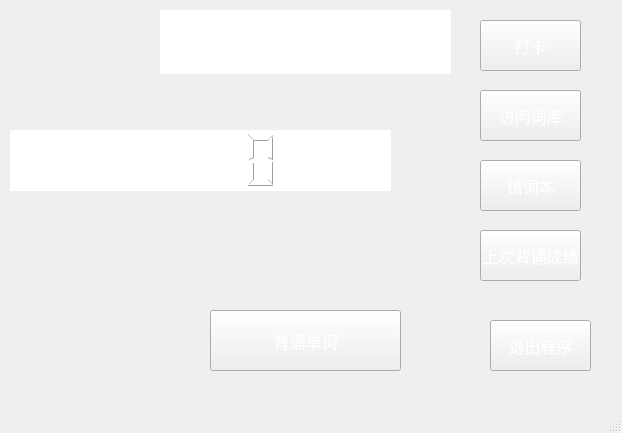
<?xml version="1.0" encoding="UTF-8"?>
<ui version="4.0">
 <class>MainWindow</class>
 <widget class="QMainWindow" name="MainWindow">
  <property name="geometry">
   <rect>
    <x>0</x>
    <y>0</y>
    <width>622</width>
    <height>433</height>
   </rect>
  </property>
  <property name="focusPolicy">
   <enum>Qt::StrongFocus</enum>
  </property>
  <property name="windowTitle">
   <string>MainWindow</string>
  </property>
  <property name="styleSheet">
   <string notr="true">color: rgb(255, 255, 255);
color: rgb(255, 255, 255);</string>
  </property>
  <widget class="QWidget" name="centralwidget">
   <widget class="QPushButton" name="btnsign">
    <property name="geometry">
     <rect>
      <x>480</x>
      <y>20</y>
      <width>101</width>
      <height>51</height>
     </rect>
    </property>
    <property name="font">
     <font>
      <pointsize>12</pointsize>
     </font>
    </property>
    <property name="text">
     <string>打卡</string>
    </property>
   </widget>
   <widget class="QPushButton" name="btntowordslib">
    <property name="geometry">
     <rect>
      <x>480</x>
      <y>90</y>
      <width>101</width>
      <height>51</height>
     </rect>
    </property>
    <property name="font">
     <font>
      <pointsize>12</pointsize>
     </font>
    </property>
    <property name="text">
     <string>访问词库</string>
    </property>
   </widget>
   <widget class="QPushButton" name="btnrecite">
    <property name="geometry">
     <rect>
      <x>210</x>
      <y>310</y>
      <width>191</width>
      <height>61</height>
     </rect>
    </property>
    <property name="font">
     <font>
      <pointsize>12</pointsize>
     </font>
    </property>
    <property name="text">
     <string>背诵单词</string>
    </property>
   </widget>
   <widget class="QPushButton" name="btnwrongword">
    <property name="geometry">
     <rect>
      <x>480</x>
      <y>160</y>
      <width>101</width>
      <height>51</height>
     </rect>
    </property>
    <property name="font">
     <font>
      <pointsize>12</pointsize>
     </font>
    </property>
    <property name="text">
     <string>错词本</string>
    </property>
   </widget>
   <widget class="QPushButton" name="btnexit">
    <property name="geometry">
     <rect>
      <x>490</x>
      <y>320</y>
      <width>101</width>
      <height>51</height>
     </rect>
    </property>
    <property name="font">
     <font>
      <pointsize>12</pointsize>
     </font>
    </property>
    <property name="text">
     <string>退出程序</string>
    </property>
   </widget>
   <widget class="QPushButton" name="btnlastmark">
    <property name="geometry">
     <rect>
      <x>480</x>
      <y>230</y>
      <width>101</width>
      <height>51</height>
     </rect>
    </property>
    <property name="font">
     <font>
      <pointsize>12</pointsize>
     </font>
    </property>
    <property name="text">
     <string>上次背诵成绩</string>
    </property>
   </widget>
   <widget class="QTextEdit" name="signtext">
    <property name="geometry">
     <rect>
      <x>10</x>
      <y>130</y>
      <width>381</width>
      <height>61</height>
     </rect>
    </property>
    <property name="frameShape">
     <enum>QFrame::NoFrame</enum>
    </property>
    <property name="html">
     <string>&lt;!DOCTYPE HTML PUBLIC &quot;-//W3C//DTD HTML 4.0//EN&quot; &quot;http://www.w3.org/TR/REC-html40/strict.dtd&quot;&gt;
&lt;html&gt;&lt;head&gt;&lt;meta name=&quot;qrichtext&quot; content=&quot;1&quot; /&gt;&lt;meta charset=&quot;utf-8&quot; /&gt;&lt;style type=&quot;text/css&quot;&gt;
p, li { white-space: pre-wrap; }
hr { height: 1px; border-width: 0; }
li.unchecked::marker { content: &quot;\2610&quot;; }
li.checked::marker { content: &quot;\2612&quot;; }
&lt;/style&gt;&lt;/head&gt;&lt;body style=&quot; font-family:'Microsoft YaHei UI'; font-size:9pt; font-weight:400; font-style:normal;&quot;&gt;
&lt;p style=&quot; margin-top:0px; margin-bottom:0px; margin-left:0px; margin-right:0px; -qt-block-indent:0; text-indent:0px;&quot;&gt;&lt;span style=&quot; font-size:22pt;&quot;&gt;已经打卡天数：&lt;/span&gt;&lt;/p&gt;&lt;/body&gt;&lt;/html&gt;</string>
    </property>
   </widget>
   <widget class="QTextEdit" name="title">
    <property name="geometry">
     <rect>
      <x>160</x>
      <y>10</y>
      <width>291</width>
      <height>64</height>
     </rect>
    </property>
    <property name="frameShape">
     <enum>QFrame::NoFrame</enum>
    </property>
    <property name="html">
     <string>&lt;!DOCTYPE HTML PUBLIC &quot;-//W3C//DTD HTML 4.0//EN&quot; &quot;http://www.w3.org/TR/REC-html40/strict.dtd&quot;&gt;
&lt;html&gt;&lt;head&gt;&lt;meta name=&quot;qrichtext&quot; content=&quot;1&quot; /&gt;&lt;meta charset=&quot;utf-8&quot; /&gt;&lt;style type=&quot;text/css&quot;&gt;
p, li { white-space: pre-wrap; }
hr { height: 1px; border-width: 0; }
li.unchecked::marker { content: &quot;\2610&quot;; }
li.checked::marker { content: &quot;\2612&quot;; }
&lt;/style&gt;&lt;/head&gt;&lt;body style=&quot; font-family:'Microsoft YaHei UI'; font-size:9pt; font-weight:400; font-style:normal;&quot;&gt;
&lt;p align=&quot;center&quot; style=&quot; margin-top:0px; margin-bottom:0px; margin-left:0px; margin-right:0px; -qt-block-indent:0; text-indent:0px;&quot;&gt;&lt;span style=&quot; font-size:24pt;&quot;&gt;背单词软件Ver1.0&lt;/span&gt;&lt;/p&gt;&lt;/body&gt;&lt;/html&gt;</string>
    </property>
   </widget>
   <widget class="QLCDNumber" name="lcdsigntime">
    <property name="geometry">
     <rect>
      <x>10</x>
      <y>130</y>
      <width>381</width>
      <height>61</height>
     </rect>
    </property>
    <property name="frameShape">
     <enum>QFrame::NoFrame</enum>
    </property>
   </widget>
  </widget>
  <widget class="QMenuBar" name="menubar">
   <property name="geometry">
    <rect>
     <x>0</x>
     <y>0</y>
     <width>622</width>
     <height>19</height>
    </rect>
   </property>
  </widget>
  <widget class="QStatusBar" name="statusbar"/>
 </widget>
 <resources/>
 <connections/>
</ui>
